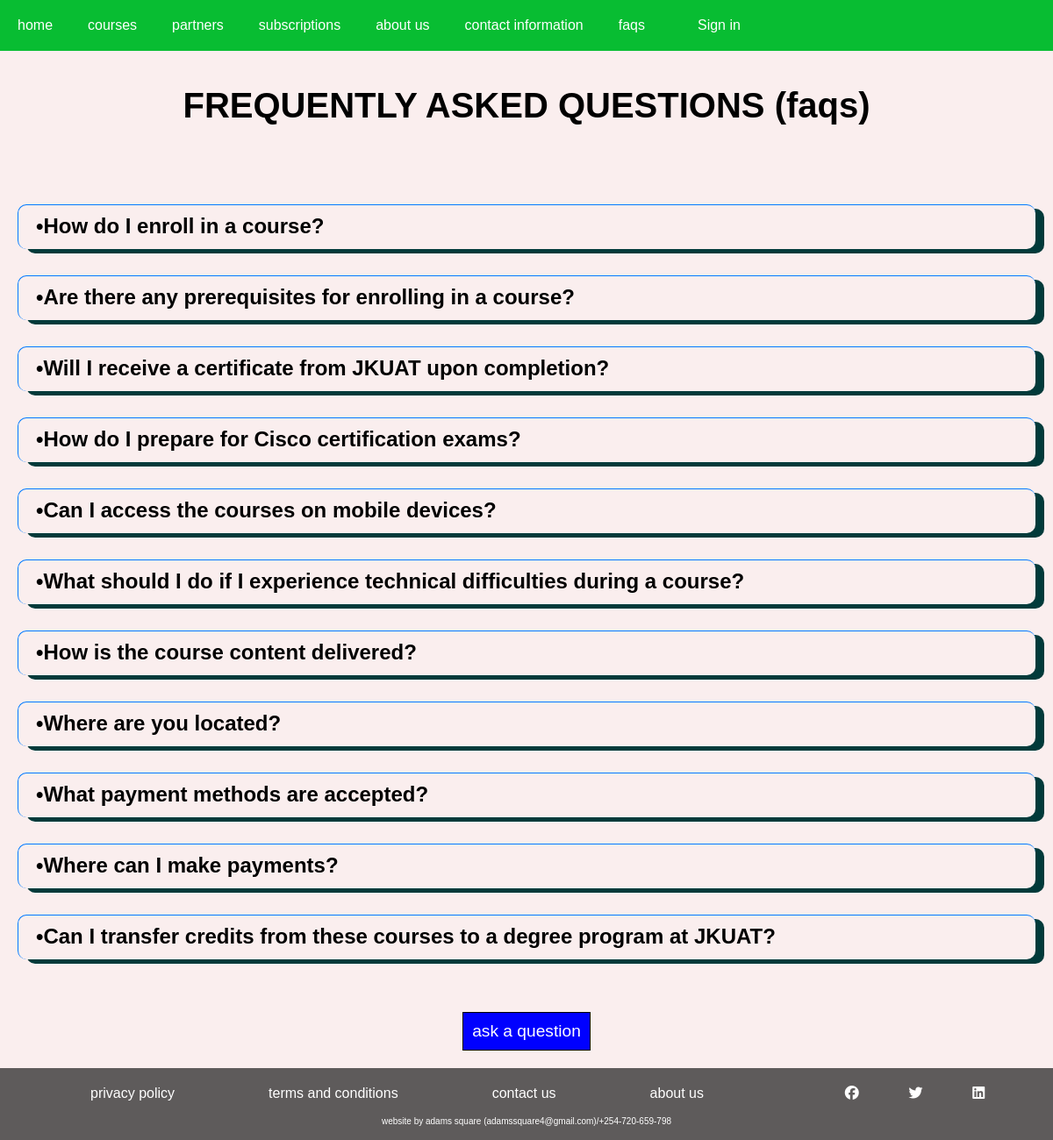
The page /faqs/ on the database its author committed.
### courses/models.py (models this page shows, shortened)
class Question(models.Model):
    question = models.TextField()
    class meta:
        ordering = ["-id"]

### courses/views.py (the view)
# urls.py: path("faqs/", views.faqs, name="faqs"),
def faqs(request):
    question = Question.objects.all()
    answer = Answer.objects.all()
    context = {
        "q": question,
        "a": answer,
    }
    return render(request, "public/faqs.html", context)

### courses/templatetags/course.py (called while the page is built)
@register.filter(name="has_group")
def has_group(user, group_name):
    return user.groups.filter(name=group_name).exists()

### courses/templates/public/faqs.html (shortened to what this page needs)
{% extends "base.html" %}
{% load static %}
{% block content %}
<div class="p_title">
    FREQUENTLY ASKED QUESTIONS (faqs)
</div>
<div class="fq_parent">
    {% for q in q %}
     <div class="q_hold">
       <div class="question">
            &bullet;{{ q.question }}
        </div>
     </div>
    {% endfor %}
</div>
  <div class="ask"><button class="button"><a href="{% url "contacts" %}" class="askk">ask a question</a></button></div>
{% endblock content %}

### staticfiles/courses/css/styles.css (style rules this page uses)
* { box-sizing: border-box; }
body { font-family: Arial, sans-serif; margin: 0; padding: 0; background-color: rgba(241, 200, 200, 0.295); }
.mine_butt .button, .button { border: 1px solid black; text-align: center; text-decoration: none; padding: 10px; font-size: 1.2em; background-color: blue; color: white; }
.p_title { margin: 30px 0px; text-align: center; padding: 10px; font-size: 2.5em; font-weight: bolder; font-family: 'Trebuchet MS', 'Lucida Sans Unicode', 'Lucida Grande', 'Lucida Sans', Arial, sans-serif; }
.fq_parent { padding: 20px; }
.q_hold { margin: 30px 0px; padding-bottom: 2px; box-shadow: 10px 5px 0px rgb(1, 58, 58); border-top: 1px outset #007bff; border-left:1px outset #007bff ; border-radius: 10px; }
.question { padding: 10px; padding-left: 20px; font-size: 1.5em; font-weight: 600; cursor: pointer; }
.ask { padding: 10px; margin-bottom: 10px; display: flex; align-items: center; justify-content: center; }
.askk { color: white; text-decoration: none; }

### rows shown on the page
Question: question "How do I enroll in a course?"
Question: question "Are there any prerequisites for enrolling in a course?"
Question: question "Will I receive a certificate from JKUAT upon completion?"
Question: question "How do I prepare for Cisco certification exams?"
Question: question "Can I access the courses on mobile devices?"
Question: question "What should I do if I experience technical difficulties during a course?"
Question: question "How is the course content delivered?"
Question: question "Where are you located?"
Question: question "What payment methods are accepted?"
Question: question "Where can I make payments?"
Question: question "Can I transfer credits from these courses to a degree program at JKUAT?"
